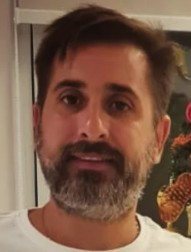
#> input picture original_custom_test/matias/1689105688023.jpeg, 191 x 252 px
$ python -i main.py   (imports and definitions only)
#> lines starting #> are read from the running program, lines starting #| are printed output that depends on the picture
#> further down, picture is the input picture: shape (252, 191, 3); mean B, G, R 72.6, 91.2, 124
"""
IMAGEN -> recorte rostro 1200x1200 (2 ojos, centrado entre ojos) -> gris -> guardar + CSV temp -> PCA (30x30) -> distancias.
Sin pandas; CSV con módulo csv.
"""

import csv
import logging
import re
import sys
from pathlib import Path

import cv2
import numpy as np
from sklearn.decomposition import PCA
from sklearn.metrics.pairwise import euclidean_distances

try:
    import pillow_heif
    from PIL import Image
    HAS_HEIC = True
except ImportError:
    HAS_HEIC = False

ORIGINAL_DIR = Path("original")
CARAS_900_DIR = Path("caras_1200")
CONVERTIDOS_DIR = "convertidos"
TEMP_CSV = Path("temp_caras_1200.csv")
PCA_CSV = Path("pca_vectores.csv")
CROP_SIZE = 1200
MARGEN_ROSTRO = 1.2  # recorte ajustado al rostro, poco fondo
PCA_SIZE = 30  # tamaño para PCA (30x30)
N_COMPONENTS = 50

CASCADE_FACE = Path(cv2.data.haarcascades) / "haarcascade_frontalface_default.xml"
CASCADE_EYES = Path(cv2.data.haarcascades) / "haarcascade_eye.xml"
NOMBRE_CANONICO: dict[str, str] = {"migue": "miguel", "juan": "juani"}

# [1 line not run here, left out]
log = logging.getLogger(__name__)


# [22 lines left out: functions extraer_nombre_persona, _convertir_heic_a_jpeg, not called in this run]


def _cargar_imagen(path: Path) -> np.ndarray | None:
    return cv2.imread(str(path))


def _recorte_rostro_con_dos_ojos(imagen: np.ndarray) -> np.ndarray | None:
    """Recorta un cuadrado que incluye el rostro entero (centrado en la cara), con 2 ojos bien visibles. Devuelve CROP_SIZE x CROP_SIZE en gris."""
    if imagen is None or imagen.size == 0:
        return None
    gris = cv2.cvtColor(imagen, cv2.COLOR_BGR2GRAY) if len(imagen.shape) == 3 else imagen
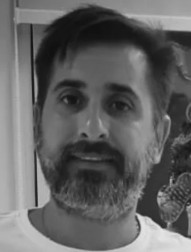
#> gris: shape (252, 191); min 15, max 231, mean 98.9
    face_cascade = cv2.CascadeClassifier(str(CASCADE_FACE))
    eye_cascade = cv2.CascadeClassifier(str(CASCADE_EYES))
    caras = face_cascade.detectMultiScale(gris, scaleFactor=1.1, minNeighbors=5, minSize=(80, 80))
#> caras = [[19, 44, 147, 147]]
    if len(caras) == 0:
        return None
    (fx, fy, fw, fh) = max(caras, key=lambda r: r[2] * r[3])
#> fx = 19; fy = 44; fw = 147; fh = 147
    zona_ojos = gris[fy : fy + int(fh * 0.55), fx : fx + fw]
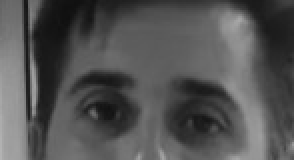
#> zona_ojos: shape (80, 147) (shown 2 times larger); min 16, max 179, mean 83
    ojos = eye_cascade.detectMultiScale(zona_ojos, scaleFactor=1.1, minNeighbors=6, minSize=(20, 20))
#> ojos = [[34, 38, 33, 33], [84, 47, 28, 28]]
    # Centros de ojos en coords de la imagen completa
    ojos_global = [(fx + ox + ow // 2, fy + oy + oh // 2) for (ox, oy, ow, oh) in ojos]
#> ojos_global = [(69, 98), (117, 105)]
    # Exigir 2 ojos bien diferenciados: altura similar y separados en X (no el mismo ojo ni falsos)
    ojos_global.sort(key=lambda p: p[0])
    pareja_ok = None
    for i in range(len(ojos_global)):
        for j in range(i + 1, len(ojos_global)):
            cx1, cy1 = ojos_global[i]
            cx2, cy2 = ojos_global[j]
            sep_x = abs(cx2 - cx1)
            sep_y = abs(cy2 - cy1)
            if sep_x < fw * 0.15:
                continue  # demasiado juntos, probablemente mismo ojo o falso
            if sep_y > fh * 0.3:
                continue  # altura muy distinta, no son los dos ojos
            if sep_x > fw * 1.1:
                continue  # demasiado separados para ser ojos de la misma cara
            pareja_ok = (ojos_global[i], ojos_global[j])
            break
        if pareja_ok is not None:
            break
#> this loop made 1 pass
    if pareja_ok is None:
        return None
    # Centrar el recorte en el punto medio entre los dos ojos
    (e1x, e1y), (e2x, e2y) = pareja_ok
    center_cx = (e1x + e2x) // 2
    center_cy = (e1y + e2y) // 2
    lado = int(max(fw, fh) * MARGEN_ROSTRO)
#> lado = 176
    lado = min(lado, imagen.shape[0], imagen.shape[1])
    if lado <= 0:
        return None
    x1 = center_cx - lado // 2
#> x1 = 5
    y1 = center_cy - lado // 2
#> y1 = 13
    x1 = max(0, min(x1, imagen.shape[1] - lado))
    y1 = max(0, min(y1, imagen.shape[0] - lado))
    x2 = x1 + lado
#> x2 = 181
    y2 = y1 + lado
#> y2 = 189
    # Comprobar que ambos ojos quedan dentro del recorte con margen (no cortados)
    margen_borde = int(lado * 0.08)
#> margen_borde = 14
    for (ex, ey) in pareja_ok:
        if ex < x1 + margen_borde or ex > x2 - margen_borde or ey < y1 + margen_borde or ey > y2 - margen_borde:
            return None
    if x2 > imagen.shape[1] or y2 > imagen.shape[0]:
        return None
    recorte = imagen[y1:y2, x1:x2]
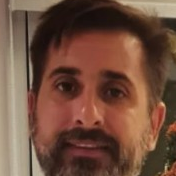
#> recorte: shape (176, 176, 3); mean B, G, R 61.4, 78.1, 113
    if recorte.size == 0:
        return None
    gris_rec = cv2.cvtColor(recorte, cv2.COLOR_BGR2GRAY) if len(recorte.shape) == 3 else recorte
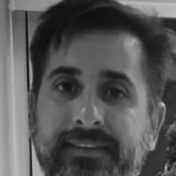
#> gris_rec: shape (176, 176); min 15, max 193, mean 86.6
    return cv2.resize(gris_rec, (CROP_SIZE, CROP_SIZE))


# [184 lines left out: functions listar_imagenes_originales, paso1_recortar_y_temp_csv, paso2_pca_desde_temp_csv, cargar_pca_desde_csv, paso3_distancias_top, paso3_distancias_avg and 1 more, not called in this run]


# [2 lines not run here, left out]

>>> import cv2
>>> picture = cv2.imread('original_custom_test/matias/1689105688023.jpeg')
>>> result = _recorte_rostro_con_dos_ojos(picture)
